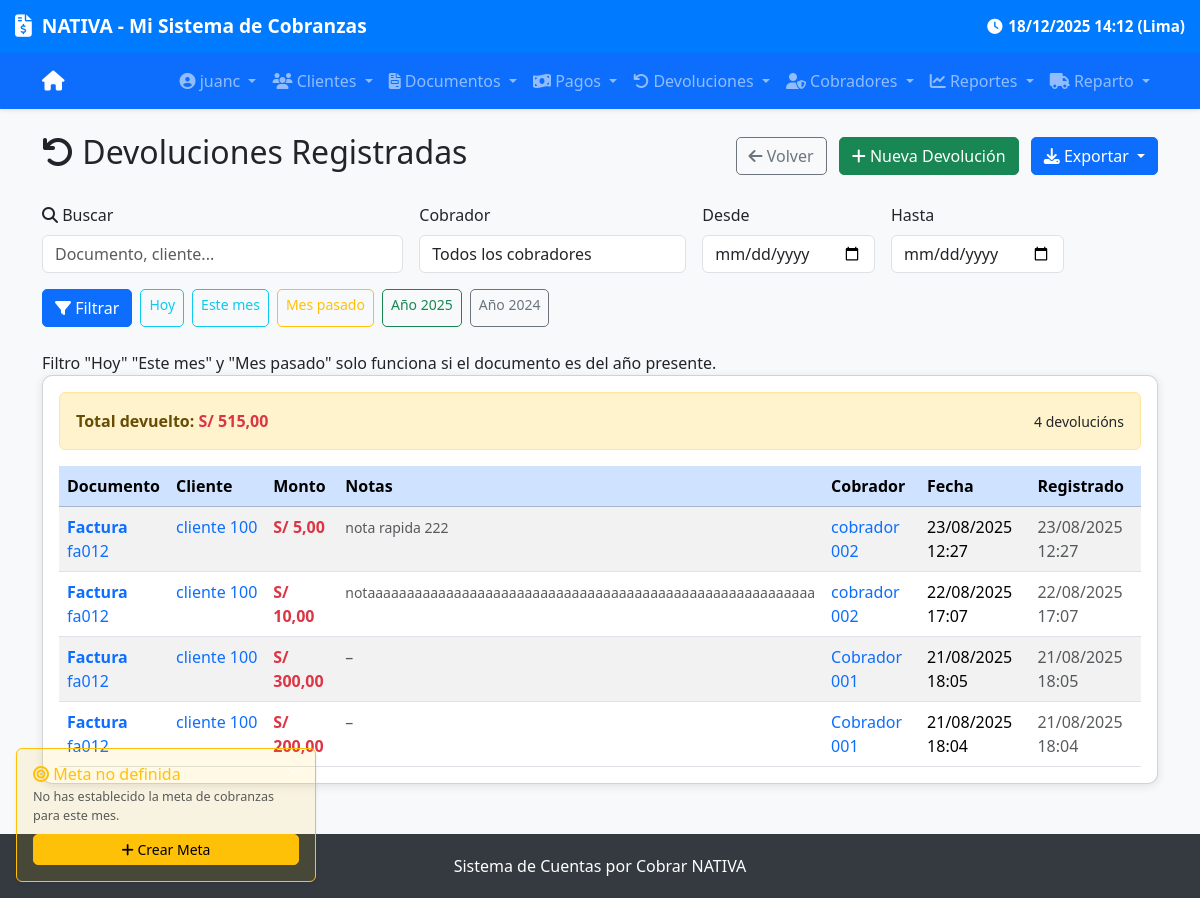
The app's page /devoluciones/ (signed in), older data.
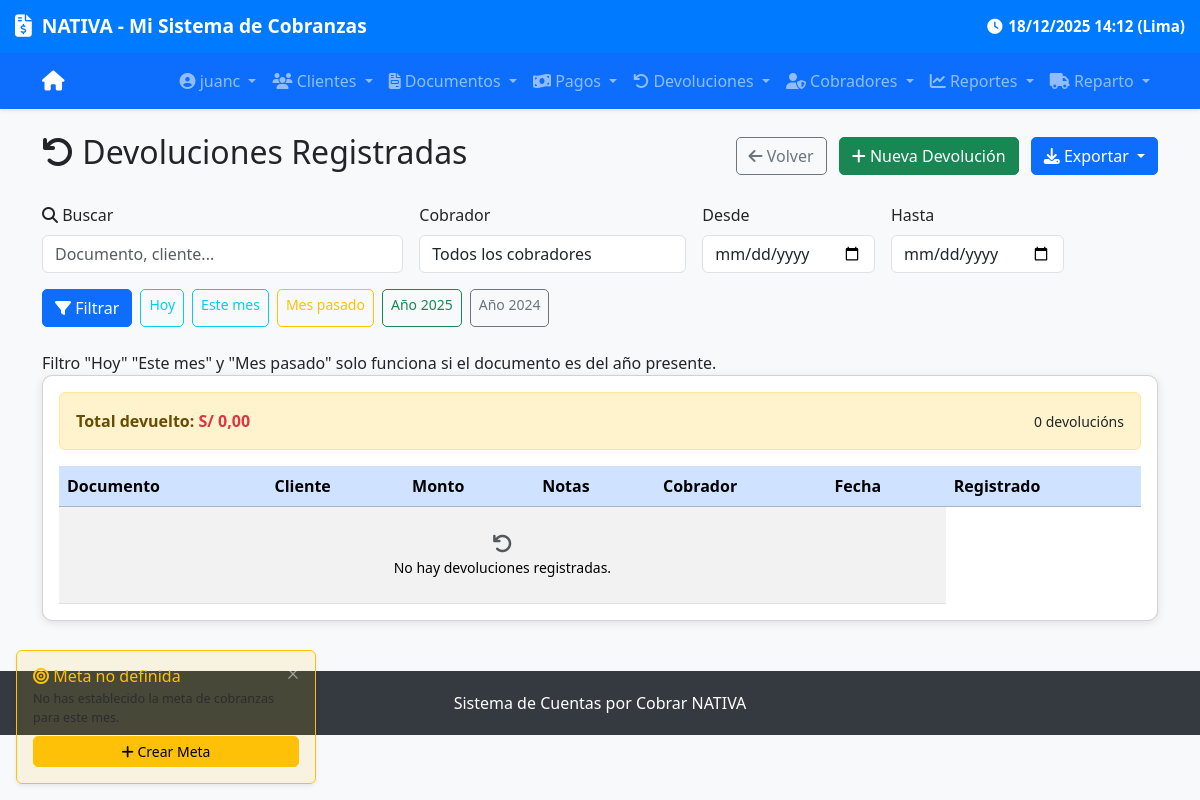
The same page, newer data.
### devoluciones/models.py (models this page shows, shortened)
class Devolucion(models.Model):
    documento = models.ForeignKey(Documento, on_delete=models.CASCADE, verbose_name="Documento")
    cobrador = models.ForeignKey(Cobrador, on_delete=models.PROTECT, verbose_name="Cobrador")
    monto = models.DecimalField(
        max_digits=12, decimal_places=2,
        verbose_name="Monto de Devolución (S/)"
    )
    fecha = models.DateTimeField(default=localtime_peru, verbose_name="Fecha de Devolución")
    creado_en = models.DateTimeField(auto_now_add=True)
    notas = models.CharField(
        max_length=60,
        blank=True,
        null=True,
        verbose_name="Notas Adicionales",
        help_text="Información extra sobre la devolución (opcional). Máx. 60 caracteres."
    )
    class Meta:
        verbose_name = "Devolución"
        verbose_name_plural = "Devoluciones"
        ordering = ['-fecha']

### documentos/models.py (models this page shows, shortened)
class Documento(models.Model):
    cliente = models.ForeignKey(
        Cliente,
        on_delete=models.CASCADE,
        verbose_name="Cliente"
    )
    cobrador = models.ForeignKey(
        Cobrador,
        on_delete=models.SET_NULL,
        null=True,
        blank=True,
        verbose_name="Cobrador"
    )
    tipo = models.CharField(
        max_length=20,
        choices=TIPO_DOCUMENTO_CHOICES,
        verbose_name="Tipo"
    )
    serie = models.CharField(
        max_length=20,
        blank=True,
        null=True,
        verbose_name="Serie"
    )
    numero = models.CharField(
        max_length=20,
        verbose_name="Número"
    )
    fecha_emision = models.DateTimeField(
        default=localtime_peru,
        verbose_name="Fecha de Emisión"
    )
    fecha_vencimiento = models.DateTimeField(
        verbose_name="Fecha de Vencimiento"
    )
    monto_total = models.DecimalField(
        max_digits=12,
        decimal_places=2,
        validators=[MinValueValidator(Decimal('0.00'))],
        verbose_name="Monto Total"
    )
    monto_pagado = models.DecimalField(
        max_digits=12,
        decimal_places=2,
        default=Decimal('0.00'),
        validators=[MinValueValidator(Decimal('0.00'))],
        verbose_name="Monto Pagado"
    )
    monto_devolucion = models.DecimalField(
        max_digits=12,
        decimal_places=2,
        default=Decimal('0.00'),
        validators=[MinValueValidator(Decimal('0.00'))],
        verbose_name="Devolución"
    )
    creado_en = models.DateTimeField(auto_now_add=True)
    actualizado_en = models.DateTimeField(auto_now=True)
    class Meta:
        verbose_name = "Documento"
        verbose_name_plural = "Documentos"
        ordering = ['-fecha_emision']
    def get_numero_completo(self):
        if self.serie:
            return f"{self.serie}-{self.numero}"
        return self.numero

### clientes/models.py (models this page shows, shortened)
class Cliente(models.Model):
    nombre = models.CharField(max_length=200, verbose_name="Nombre", blank=False, null=False)
    dni_ruc = models.CharField(
        max_length=11,
        unique=True,
        validators=[ruc_dni_validator],
        verbose_name="DNI/RUC"
    )
    direccion = models.TextField(blank=True, null=True, verbose_name="Dirección")
    telefono = models.CharField(max_length=15, blank=True, null=True, verbose_name="Teléfono")
    correo = models.EmailField(blank=True, null=True, verbose_name="Correo")
    notas = models.TextField(blank=True, null=True, verbose_name="Notas")
    creado_en = models.DateTimeField(auto_now_add=True)
    actualizado_en = models.DateTimeField(auto_now=True)
    class Meta:
        verbose_name = "Cliente"
        verbose_name_plural = "Clientes"
        ordering = ['nombre']

### cobradores/models.py (models this page shows, shortened)
class Cobrador(models.Model):
    nombre = models.CharField(max_length=200, verbose_name="Nombre", blank=False, null=False)
    activo = models.BooleanField(default=True)
    dni = models.CharField(
        max_length=8,
        unique=True,
        validators=[dni_validator],
        verbose_name="DNI"
    )
    telefono = models.CharField(max_length=15, blank=True, null=True, verbose_name="Teléfono")
    correo = models.EmailField(blank=True, null=True, verbose_name="Correo")
    direccion = models.TextField(blank=True, null=True, verbose_name="Dirección")
    user = models.OneToOneField(
        User,
        on_delete=models.SET_NULL,
        null=True,
        blank=True,
        related_name='cobrador',  # Permite: user.cobrador
        help_text="Usuario del sistema asociado a este cobrador (opcional)"
    )
    creado_en = models.DateTimeField(auto_now_add=True)
    actualizado_en = models.DateTimeField(auto_now=True)
    class Meta:
        verbose_name = "Cobrador"
        verbose_name_plural = "Cobradores"
        ordering = ['nombre']

### devoluciones/views.py (the view, shortened to what this page needs)
# urls.py: path('', views.devolucion_list, name='devolucion_list'),
def devolucion_list(request):
    query = request.GET.get('q', '')
    fecha_desde = request.GET.get('fecha_desde', '')
    fecha_hasta = request.GET.get('fecha_hasta', '')
    cobrador_id = request.GET.get('cobrador', '')
    devoluciones = Devolucion.objects.select_related('documento', 'documento__cliente', 'cobrador').all()
    if fecha_desde:
        devoluciones = devoluciones.filter(fecha__date__gte=fecha_desde)
    if fecha_hasta:
        devoluciones = devoluciones.filter(fecha__date__lte=fecha_hasta)
    if cobrador_id:
        try:
            devoluciones = devoluciones.filter(cobrador_id=int(cobrador_id))
        except (ValueError, TypeError):
            pass
    total_devuelto = devoluciones.aggregate(total=Sum('monto'))['total'] or 0
    paginator = Paginator(devoluciones, 20)
    page_number = request.GET.get('page')
    page_obj = paginator.get_page(page_number)
    cobradores = Cobrador.objects.all().order_by('nombre')
    today = date.today()
    mes_inicio = today.replace(day=1)
    mes_fin = today.replace(day=calendar.monthrange(today.year, today.month)[1])
    año_actual = today.year
    año_pasado = today.year - 1
    if today.month == 1:
        mes_pasado_inicio = today.replace(year=today.year - 1, month=12, day=1)
        mes_pasado_fin = today.replace(year=today.year - 1, month=12, day=31)
    else:
        mes_pasado_inicio = today.replace(month=today.month - 1, day=1)
        mes_pasado_fin = today.replace(month=today.month - 1, day=calendar.monthrange(today.year, today.month - 1)[1])
    return render(request, 'devoluciones/devolucion_list.html', {
        'page_obj': page_obj,
        'query': query,
        'fecha_desde': fecha_desde,
        'fecha_hasta': fecha_hasta,
        'cobrador_id': cobrador_id,
        'cobradores': cobradores,
        'total_devuelto': total_devuelto,
        'today': today,
        'mes_inicio': mes_inicio,
        'mes_fin': mes_fin,
        'mes_pasado_inicio': mes_pasado_inicio,
        'mes_pasado_fin': mes_pasado_fin,
        'año_actual': año_actual,
        'año_pasado': año_pasado,
    })

### cobros/context_processors.py (called while the page is built)
def meta_mensual(request):
    try:
        today = timezone.now().date()
        meta = MetaMensual.objects.get(mes__year=today.year, mes__month=today.month)
        return {'meta': meta}
    except MetaMensual.DoesNotExist:
        return {'meta': None}
    except Exception as e:
        print(f"Error en context_processor meta_mensual: {e}")
        return {'meta': None}

### devoluciones/templates/devoluciones/devolucion_list.html (shortened to what the changed rows need)
{% extends 'devoluciones/base.html' %}
{% block content %}
<div class="d-flex justify-content-between align-items-center mb-4">
    <h2><i class="fas fa-undo"></i> Devoluciones Registradas</h2>
</div>
<div class="card">
    <div class="card-body">
        <div class="alert alert-warning d-flex justify-content-between align-items-center mb-3">
            <div>
                <strong>Total devuelto:</strong>
                <span class="text-danger fw-bold">S/ {{ total_devuelto|floatformat:2 }}</span>
            </div>
            <small class="text-dark">
                {{ page_obj.paginator.count }} devolución{{ page_obj.paginator.count|pluralize }}
            </small>
        </div>
        <div class="d-none d-md-block">
            <div class="table-responsive">
                <table class="table table-striped table-hover mb-0">
                    <thead class="table-primary">
                        <tr>
                            <th>Documento</th>
                            <th>Cliente</th>
                            <th>Monto</th>
                            <th>Notas</th>
                            <th>Cobrador</th>
                            <th>Fecha</th>
                            <th>Registrado</th>
                        </tr>
                    </thead>
                    <tbody>
                        {% for dev in page_obj %}
                        <tr>
                            <td>
                                <a href="{% url 'documentos:documento_detail' dev.documento.pk %}"
                                   class="text-decoration-none">
                                    <strong>{{ dev.documento.get_tipo_display }}</strong><br>
                                    {{ dev.documento.get_numero_completo }}
                                </a>
                            </td>
                            <td class="text-truncate" style="max-width: 150px;">
                                <a href="{% url 'clientes:cliente_detail' dev.documento.cliente.pk %}"
                                   class="text-decoration-none">
                                    {{ dev.documento.cliente.nombre }}
                                </a>
                            </td>
                            <td><strong class="text-danger fw-bold">S/ {{ dev.monto|floatformat:2 }}</strong></td>
                            <td>
                                {% if dev.notas %}
                                    <small class="text-muted">{{ dev.notas|truncatechars:60 }}</small>
                                {% else %}
                                    <span class="text-muted">–</span>
                                {% endif %}
                            </td>
                            <td>
                                <a href="{% url 'cobradores:cobrador_detail' dev.cobrador.pk %}"
                                   class="text-decoration-none">
                                    {{ dev.cobrador.nombre }}
                                </a>
                            </td>
                            <td>{{ dev.fecha|date:"d/m/Y H:i" }}</td>
                            <td class="text-muted">{{ dev.creado_en|date:"d/m/Y H:i" }}</td>
                        </tr>
                        {% empty %}
                        <tr>
                            <td colspan="6" class="text-center py-4">
                                <i class="fas fa-undo fa-lg text-muted"></i><br>
                                <small>No hay devoluciones registradas.</small>
                            </td>
                        </tr>
                        {% endfor %}
                    </tbody>
                </table>
            </div>
        </div>
    </div>
</div>
{% endblock %}

Row changes from the older to the newer data that the page shows:
removed Devolucion: documento.tipo "Factura", documento.get_numero_completo "fa012", documento.cliente.nombre "cliente 100", monto "5,00", notas "nota rapida 222", cobrador.nombre "cobrador 002", fecha "23/08/2025 12:27", creado_en "23/08/2025 12:27"
removed Devolucion: documento.tipo "Factura", documento.get_numero_completo "fa012", documento.cliente.nombre "cliente 100", monto "10,00", notas "notaaaaaaaaaaaaaaaaaaaaaaaaaaaaaaaaaaaaaaaaaaaaaaaaaaaaaaaaa", cobrador.nombre "cobrador 002", fecha "22/08/2025 17:07", creado_en "22/08/2025 17:07"
removed Devolucion: documento.tipo "Factura", documento.get_numero_completo "fa012", documento.cliente.nombre "cliente 100", monto "300,00", cobrador.nombre "Cobrador 001", fecha "21/08/2025 18:05", creado_en "21/08/2025 18:05"
removed Devolucion: documento.tipo "Factura", documento.get_numero_completo "fa012", documento.cliente.nombre "cliente 100", monto "200,00", cobrador.nombre "Cobrador 001", fecha "21/08/2025 18:04", creado_en "21/08/2025 18:04"
Text that changed along with them:
{{ total_devuelto|floatformat:2 }}: "515,00" → "0,00"
{{ page_obj.paginator.count }}: "4" → "0"
text now shown: "No hay devoluciones registradas."
